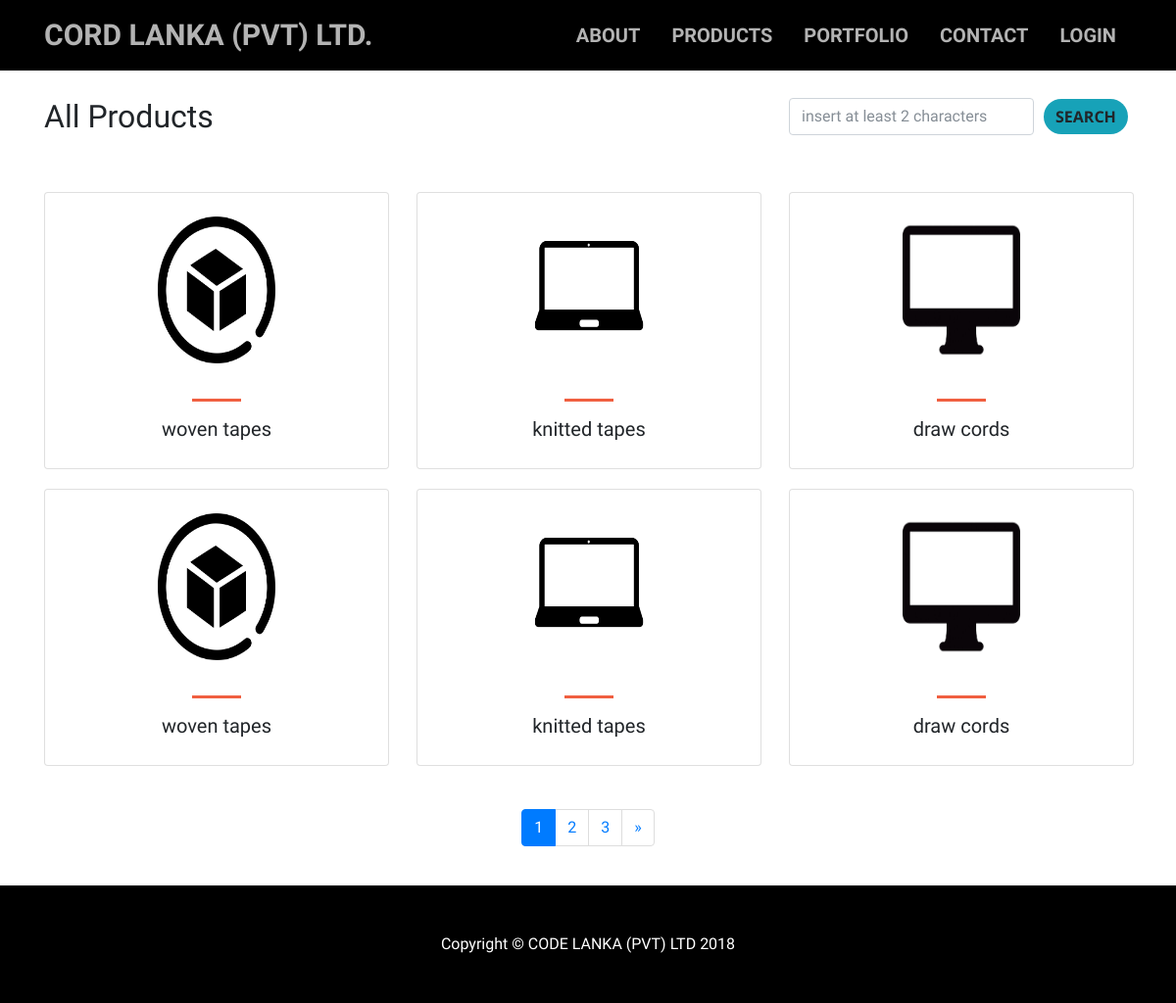
Screenshot of /index.php/products/browse with the database file from the repository.
### tables this page shows
CREATE TABLE `products` (
  `product_id` int(11) NOT NULL,
  `category_name` varchar(30) NOT NULL,
  `product_name` varchar(50) NOT NULL,
  `image` varchar(100) NOT NULL
);

### index.php (called while the page is built, shortened)
<?php
require_once BASEPATH.'core/CodeIgniter.php';

### application/models/Products_model.php (called while the page is built, shortened)
<?php if ( ! defined('BASEPATH')) exit('No direct script access allowed');
class Products_model extends CI_Model {
	public function products_pagination($limit, $start)
	{
        $this->db->select('*');
        $this->db->from('products');
        $this->db->order_by('product_id','DESC');
        $this->db->limit($limit, $start);
        $query = $this->db->get();
        return $result = $query->result();
    }
}

### application/views/products.php (the view, shortened to what this page needs)
<?php if ($this->session->userdata('loggedin')) {
  include 'includes/loggedin_header.php';
}
else{
   include 'includes/inner_header.php';
}
?>
<div class="container" style="margin-top: 100px;min-height: 800px;">
	<div class="row">
		<div class="col-lg-8"><h2 id="card-head">All Products</h2></div><br><br><br>
		<div class="col-lg-4">
			 <form method="POST" class="form-inline">
				<input style="width: 250px;font-family: 'Oswald', sans-serif;margin-right: 10px;" id="searchBox" type="text" placeholder="insert at least 2 characters" name="searchBox" class="form-control">
				<a name="search_btn" id="search_btn" data-toggle="modal" data-target=".bd-example-modal-lg" class="btn btn-info">search</a>
			 </form>
        </div>
	</div><br>
	<div class="row">
		<?php foreach ($product_items as $item) : ?>
			<div class="col-lg-4">
				<div class="card" style="width: 22rem; margin-bottom: 20px;"><br>
				  <center><img class="card-img-top" style="width: 120px;height: 150px;" src="<?php echo base_url() ?>/assets/img/products/<?php echo $item->image?>" alt="Card image cap"></center>
				  <div class="card-body"><hr>
				    <h5 class="text-center"><?php echo $item->category_name?></h5>
				  </div>
				</div>
			</div>
		<?php endforeach; ?>
	</div>
	<br>
	<div class="row">
		<nav aria-label="Page navigation example" style="margin: auto;">
		    <ul class="pagination">
		    	<?php echo $link; ?>
		    </ul>
		</nav>
	</div>
	<br>
</div>

### application/controllers/Products.php (shortened to what this page needs)
<?php
class Products extends CI_Controller {
	public function __construct()
	{
		$this->load->model('Products_model');
	}
	public function browse()
	{
        $this->load->library('pagination');
        $config['base_url'] = 'http://localhost/Projects/CodeLanka/Products/browse';
        $config['total_rows'] = $this->Products_model->get_product_count();
        $config['per_page'] = 6;
        $config['uri_segment'] = 3;
		$config['attributes'] = array('class' => 'page-link');
		$config['first_link'] = 'First';
		$config['last_link'] = 'Last';
		$config['first_tag_open'] = '<li class="page-item">';
		$config['first_tag_close'] = '</li>';
		$config['prev_link'] = '&laquo';
		$config['prev_tag_open'] = '<li class="prev">';
		$config['prev_tag_close'] = '</li>';
		$config['next_link'] = '&raquo';
		$config['next_tag_open'] = '<li class="page-item">';
		$config['next_tag_close'] = '</li>';
		$config['last_tag_open'] = '<li class="page-item">';
		$config['last_tag_close'] = '</li>';
		$config['cur_tag_open'] = '<li class="page-item active"><a href="#" class="page-link">';
		$config['cur_tag_close'] = '<span class="sr-only">(current)</span></a></li>';
		$config['num_tag_open'] = '<li class="page-item">';
		$config['num_tag_close'] = '</li>';
        $page = ($this->uri->segment(3)) ? $this->uri->segment(3) : 0;
        $this->pagination->initialize($config);
        $data['link'] = $this->pagination->create_links();
        $data['product_items'] = $this->Products_model->products_pagination($config['per_page'], $page);
		$this->load->view('products', $data);
		$this->load->view('includes/footer');
	}
}

### application/views/includes/inner_header.php (shortened to what this page needs)
<!DOCTYPE html>
<html lang="en">
  <head>
    <link href="<?php echo base_url() ?>assets/vendor/bootstrap/css/bootstrap.min.css" rel="stylesheet">
    <link href="<?php echo base_url() ?>assets/vendor/font-awesome/css/font-awesome.min.css" rel="stylesheet" type="text/css">
    <link href="<?php echo base_url() ?>assets/vendor/magnific-popup/magnific-popup.css" rel="stylesheet">
    <link href="<?php echo base_url() ?>assets/css/creative.css" rel="stylesheet">
    <link href="<?php echo base_url() ?>assets/css/animate.css" rel="stylesheet">
    <link href="<?php echo base_url() ?>assets/css/lightbox.css" rel="stylesheet">
  </head>
  <body id="page-top">
    <nav class="navbar navbar-expand-lg navbar-light fixed-top" id="mainNav" style="background-color: black;">
      <div class="container">
        <a class="navbar-brand" href="<?php echo base_url() ?>">CORD LANKA (Pvt) Ltd.</a>
        <div class="collapse navbar-collapse" id="navbarResponsive">
          <ul class="navbar-nav ml-auto">
            <li class="nav-item">
              <a class="nav-link js-scroll-trigger" href="<?php echo base_url() ?>#about">About</a>
            </li>
            <li class="nav-item">
              <a class="nav-link js-scroll-trigger" href="<?php echo base_url() ?>#services">Products</a>
            </li>
            <li class="nav-item">
              <a class="nav-link js-scroll-trigger" href="<?php echo base_url() ?>#portfolio">Portfolio</a>
            </li>
            <li class="nav-item">
              <a class="nav-link js-scroll-trigger" href="<?php echo base_url() ?>#contact">Contact</a>
            </li>
            <li class="nav-item">
              <a class="nav-link" href="<?php echo base_url()?>Login">Login</a>
            </li>
          </ul>
        </div>
      </div>
    </nav>

### application/views/includes/footer.php (shortened to what this page needs)
    <footer class="py-5" style="background-color: black;">
      <div class="container">
        <p class="m-0 text-center text-white">Copyright &copy; CODE LANKA (PVT) LTD 2018</p>
      </div>
    </footer>
  </body>
</html>

### assets/css/creative.css (style rules this page uses)
body, html { width: 100%; height: 100%; }
body { font-family: 'Merriweather', 'Helvetica Neue', Arial, sans-serif; }
hr { max-width: 50px; border-width: 3px; border-color: #F05F40; }
a { color: #F05F40; -webkit-transition: all 0.2s; -moz-transition: all 0.2s; transition: all 0.2s; }
h1, h2, h3, h4, h5, h6 { font-family: 'Oswald', sans-serif !important; }
body { -webkit-tap-highlight-color: #212529; }
#mainNav { border-bottom: 1px solid rgba(33, 37, 41, 0.1); background-color: #fff; font-family: 'Open Sans', 'Helvetica Neue', Arial, sans-serif; -webkit-transition: all 0.2s; -moz-transition: all 0.2s; transition: all 0.2s; }
#mainNav .navbar-brand { font-weight: 700; text-transform: uppercase; color: #F05F40; font-family: 'Open Sans', 'Helvetica Neue', Arial, sans-serif; }
#mainNav .navbar-nav > li.nav-item > a.nav-link, #mainNav .navbar-nav > li.nav-item > a.nav-link:focus { font-size: .9rem; font-weight: 700; text-transform: uppercase; color: #212529; }
@media (min-width: 992px) { #mainNav { border-color: transparent; background-color: transparent; } }
@media (min-width: 992px) { #mainNav .navbar-brand { color: rgba(255, 255, 255, 0.7); } }
@media (min-width: 992px) { #mainNav .navbar-nav > li.nav-item > a.nav-link { padding: 0.5rem 1rem; } }
@media (min-width: 992px) { #mainNav .navbar-nav > li.nav-item > a.nav-link, #mainNav .navbar-nav > li.nav-item > a.nav-link:focus { color: rgba(255, 255, 255, 0.7); } }
.btn { font-weight: 700; text-transform: uppercase; border: none; border-radius: 300px; font-family: 'Open Sans', 'Helvetica Neue', Arial, sans-serif; }
footer, #mainNav, nav .container .navbar-brand, #company-greeting, #card-head, #result, .pro-result-head, #page-top { font-family: 'Oswald', sans-serif !important; }
.navbar-collapse ul li a { font-size: 20px !important; }
.navbar-brand { font-size: 30px !important; }

### rows the page displays
products: image (picture), category_name "woven tapes"
products: image (picture), category_name "knitted tapes"
products: image (picture), category_name "draw cords"
products: image (picture), category_name "woven tapes"
products: image (picture), category_name "knitted tapes"
products: image (picture), category_name "draw cords"

### other values shown
$link "1 2 3 »"
